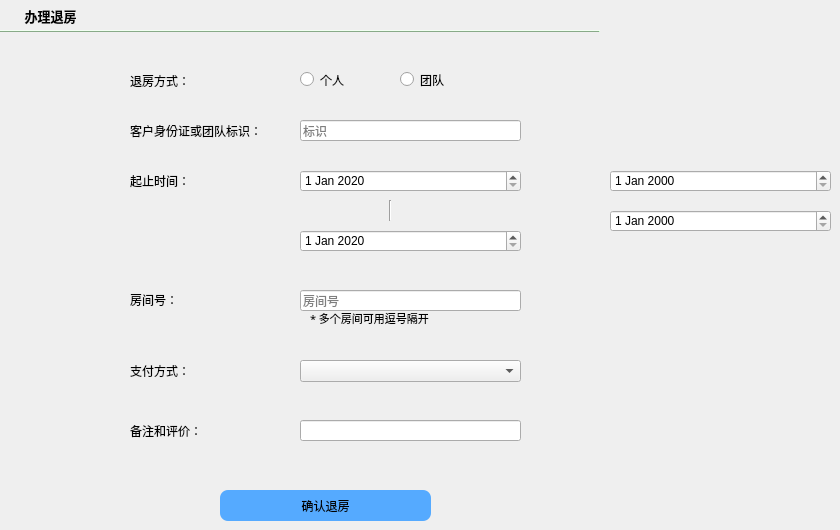
    <widget class="QWidget" name="page_4">
     <widget class="QToolButton" name="toolButton_5">
      <property name="geometry">
       <rect>
        <x>0</x>
        <y>0</y>
        <width>101</width>
        <height>31</height>
       </rect>
      </property>
      <property name="font">
       <font>
        <family>FontAwesome</family>
        <pointsize>10</pointsize>
        <weight>75</weight>
        <bold>true</bold>
       </font>
      </property>
      <property name="styleSheet">
       <string notr="true">border:none</string>
      </property>
      <property name="text">
       <string>办理退房</string>
      </property>
      <property name="icon">
       <iconset>
        <normaloff>../../../pictures/search1.png</normaloff>../../../pictures/search1.png</iconset>
      </property>
      <property name="toolButtonStyle">
       <enum>Qt::ToolButtonTextBesideIcon</enum>
      </property>
     </widget>
     <widget class="QFrame" name="split_5">
      <property name="geometry">
       <rect>
        <x>0</x>
        <y>30</y>
        <width>600</width>
        <height>2</height>
       </rect>
      </property>
      <property name="styleSheet">
       <string notr="true">color:#CCFFCC;
border-color:#CCFFCC;
background-color:#CCFFCC</string>
      </property>
      <property name="frameShape">
       <enum>QFrame::HLine</enum>
      </property>
      <property name="frameShadow">
       <enum>QFrame::Raised</enum>
      </property>
     </widget>
     <widget class="QRadioButton" name="team_flag">
      <property name="geometry">
       <rect>
        <x>400</x>
        <y>70</y>
        <width>115</width>
        <height>19</height>
       </rect>
      </property>
      <property name="text">
       <string>团队</string>
      </property>
     </widget>
     <widget class="QRadioButton" name="single_flag">
      <property name="geometry">
       <rect>
        <x>300</x>
        <y>70</y>
        <width>81</width>
        <height>19</height>
       </rect>
      </property>
      <property name="text">
       <string>个人</string>
      </property>
     </widget>
     <widget class="QLabel" name="label_60">
      <property name="geometry">
       <rect>
        <x>130</x>
        <y>60</y>
        <width>101</width>
        <height>41</height>
       </rect>
      </property>
      <property name="styleSheet">
       <string notr="true">font: 9pt &quot;FontAwesome&quot;;</string>
      </property>
      <property name="text">
       <string>退房方式：</string>
      </property>
     </widget>
     <widget class="QLabel" name="label_61">
      <property name="geometry">
       <rect>
        <x>130</x>
        <y>110</y>
        <width>171</width>
        <height>41</height>
       </rect>
      </property>
      <property name="styleSheet">
       <string notr="true">font: 9pt &quot;FontAwesome&quot;;</string>
      </property>
      <property name="text">
       <string>客户身份证或团队标识：</string>
      </property>
     </widget>
     <widget class="QLineEdit" name="id_checkout">
      <property name="geometry">
       <rect>
        <x>300</x>
        <y>120</y>
        <width>221</width>
        <height>21</height>
       </rect>
      </property>
      <property name="placeholderText">
       <string>标识</string>
      </property>
     </widget>
     <widget class="QLineEdit" name="remark_checkout">
      <property name="geometry">
       <rect>
        <x>300</x>
        <y>420</y>
        <width>221</width>
        <height>21</height>
       </rect>
      </property>
      <property name="text">
       <string/>
      </property>
      <property name="placeholderText">
       <string/>
      </property>
     </widget>
     <widget class="QLabel" name="label_62">
      <property name="geometry">
       <rect>
        <x>130</x>
        <y>410</y>
        <width>101</width>
        <height>41</height>
       </rect>
      </property>
      <property name="styleSheet">
       <string notr="true">font: 9pt &quot;FontAwesome&quot;;</string>
      </property>
      <property name="text">
       <string>备注和评价：</string>
      </property>
     </widget>
     <widget class="QDateEdit" name="starttime_5">
      <property name="geometry">
       <rect>
        <x>610</x>
        <y>170</y>
        <width>221</width>
        <height>22</height>
       </rect>
      </property>
     </widget>
     <widget class="QDateEdit" name="endtime_5">
      <property name="geometry">
       <rect>
        <x>610</x>
        <y>210</y>
        <width>221</width>
        <height>22</height>
       </rect>
      </property>
     </widget>
     <widget class="QDateEdit" name="starttime_checkout">
      <property name="geometry">
       <rect>
        <x>300</x>
        <y>170</y>
        <width>221</width>
        <height>22</height>
       </rect>
      </property>
      <property name="dateTime">
       <datetime>
        <hour>0</hour>
        <minute>0</minute>
        <second>0</second>
        <year>2020</year>
        <month>1</month>
        <day>1</day>
       </datetime>
      </property>
     </widget>
     <widget class="QLabel" name="label_63">
      <property name="geometry">
       <rect>
        <x>130</x>
        <y>160</y>
        <width>101</width>
        <height>41</height>
       </rect>
      </property>
      <property name="styleSheet">
       <string notr="true">font: 9pt &quot;FontAwesome&quot;;</string>
      </property>
      <property name="text">
       <string>起止时间：</string>
      </property>
     </widget>
     <widget class="QDateEdit" name="endtime_checkout">
      <property name="geometry">
       <rect>
        <x>300</x>
        <y>230</y>
        <width>221</width>
        <height>22</height>
       </rect>
      </property>
      <property name="dateTime">
       <datetime>
        <hour>0</hour>
        <minute>0</minute>
        <second>0</second>
        <year>2020</year>
        <month>1</month>
        <day>1</day>
       </datetime>
      </property>
     </widget>
     <widget class="QLineEdit" name="rid_checkout">
      <property name="geometry">
       <rect>
        <x>300</x>
        <y>290</y>
        <width>221</width>
        <height>21</height>
       </rect>
      </property>
      <property name="text">
       <string/>
      </property>
      <property name="placeholderText">
       <string>房间号</string>
      </property>
     </widget>
     <widget class="QLabel" name="label_64">
      <property name="geometry">
       <rect>
        <x>130</x>
        <y>280</y>
        <width>101</width>
        <height>40</height>
       </rect>
      </property>
      <property name="styleSheet">
       <string notr="true">font: 9pt &quot;FontAwesome&quot;;</string>
      </property>
      <property name="text">
       <string>房间号：</string>
      </property>
     </widget>
     <widget class="QLabel" name="label_65">
      <property name="geometry">
       <rect>
        <x>130</x>
        <y>350</y>
        <width>101</width>
        <height>41</height>
       </rect>
      </property>
      <property name="styleSheet">
       <string notr="true">font: 9pt &quot;FontAwesome&quot;;</string>
      </property>
      <property name="text">
       <string>支付方式：</string>
      </property>
     </widget>
     <widget class="QPushButton" name="commitCheckout">
      <property name="geometry">
       <rect>
        <x>220</x>
        <y>490</y>
        <width>211</width>
        <height>31</height>
       </rect>
      </property>
      <property name="styleSheet">
       <string notr="true">#commitCheckout{background:rgb(85, 170, 255);
border-radius:8px}
#commitCheckout:hover
{
background:#CCFF99
}</string>
      </property>
      <property name="text">
       <string>确认退房</string>
      </property>
     </widget>
     <widget class="Line" name="line_14">
      <property name="geometry">
       <rect>
        <x>380</x>
        <y>200</y>
        <width>20</width>
        <height>21</height>
       </rect>
      </property>
      <property name="orientation">
       <enum>Qt::Vertical</enum>
      </property>
     </widget>
     <widget class="QLabel" name="label_67">
      <property name="geometry">
       <rect>
        <x>310</x>
        <y>310</y>
        <width>211</width>
        <height>16</height>
       </rect>
      </property>
      <property name="font">
       <font>
        <family>新宋体</family>
        <pointsize>8</pointsize>
       </font>
      </property>
      <property name="text">
       <string>* 多个房间可用逗号隔开</string>
      </property>
     </widget>
     <widget class="QComboBox" name="comboBox">
      <property name="geometry">
       <rect>
        <x>300</x>
        <y>360</y>
        <width>221</width>
        <height>22</height>
       </rect>
      </property>
      <property name="placeholderText">
       <string>请选择支付方式</string>
      </property>
      <item>
       <property name="text">
        <string>微信</string>
       </property>
      </item>
      <item>
       <property name="text">
        <string>支付宝</string>
       </property>
      </item>
      <item>
       <property name="text">
        <string>银行卡</string>
       </property>
      </item>
     </widget>
    </widget>
